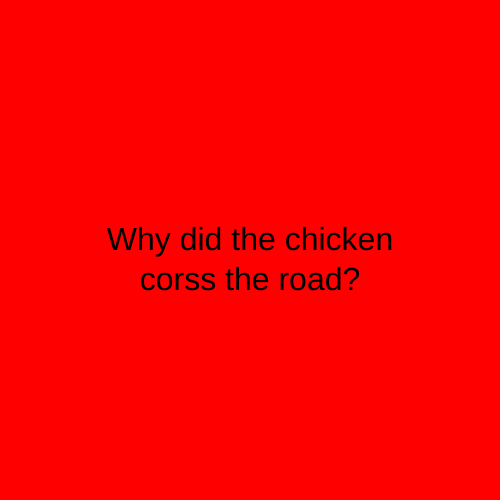
Frame 1 (no input)
Frame 60 (no input): identical to frame 1, image omitted
Frame 120 (the mouse pressed at the canvas centre since frame 60): identical to frame 1, image omitted

The p5.js sketch that drew this single still picture (run headless with seeded random() and noise() and a simulated clock; from frame 60 on, the mouse is pressed at the canvas centre):

// p5.js sketch
// ── sketch.js
let timer = 0;
let state = 0;

function setup() {
  createCanvas(500, 500);
  textSize(32);
  textAlign(CENTER);
}

function draw() {

  switch(state){

    case 0:
    background('red');
    text("Why did the chicken\ncorss the road?", 250, 250);
    // increment the timer varaible
    timer++;
    //if timer is greater then 200
    if (timer > 200){
      //make it go to state 1
      state = 1;
      timer = 0;
  }
    break;

    case 1:
    background('blue');
    text("to get to the other side", 250, 250);
    break;
  }

}
